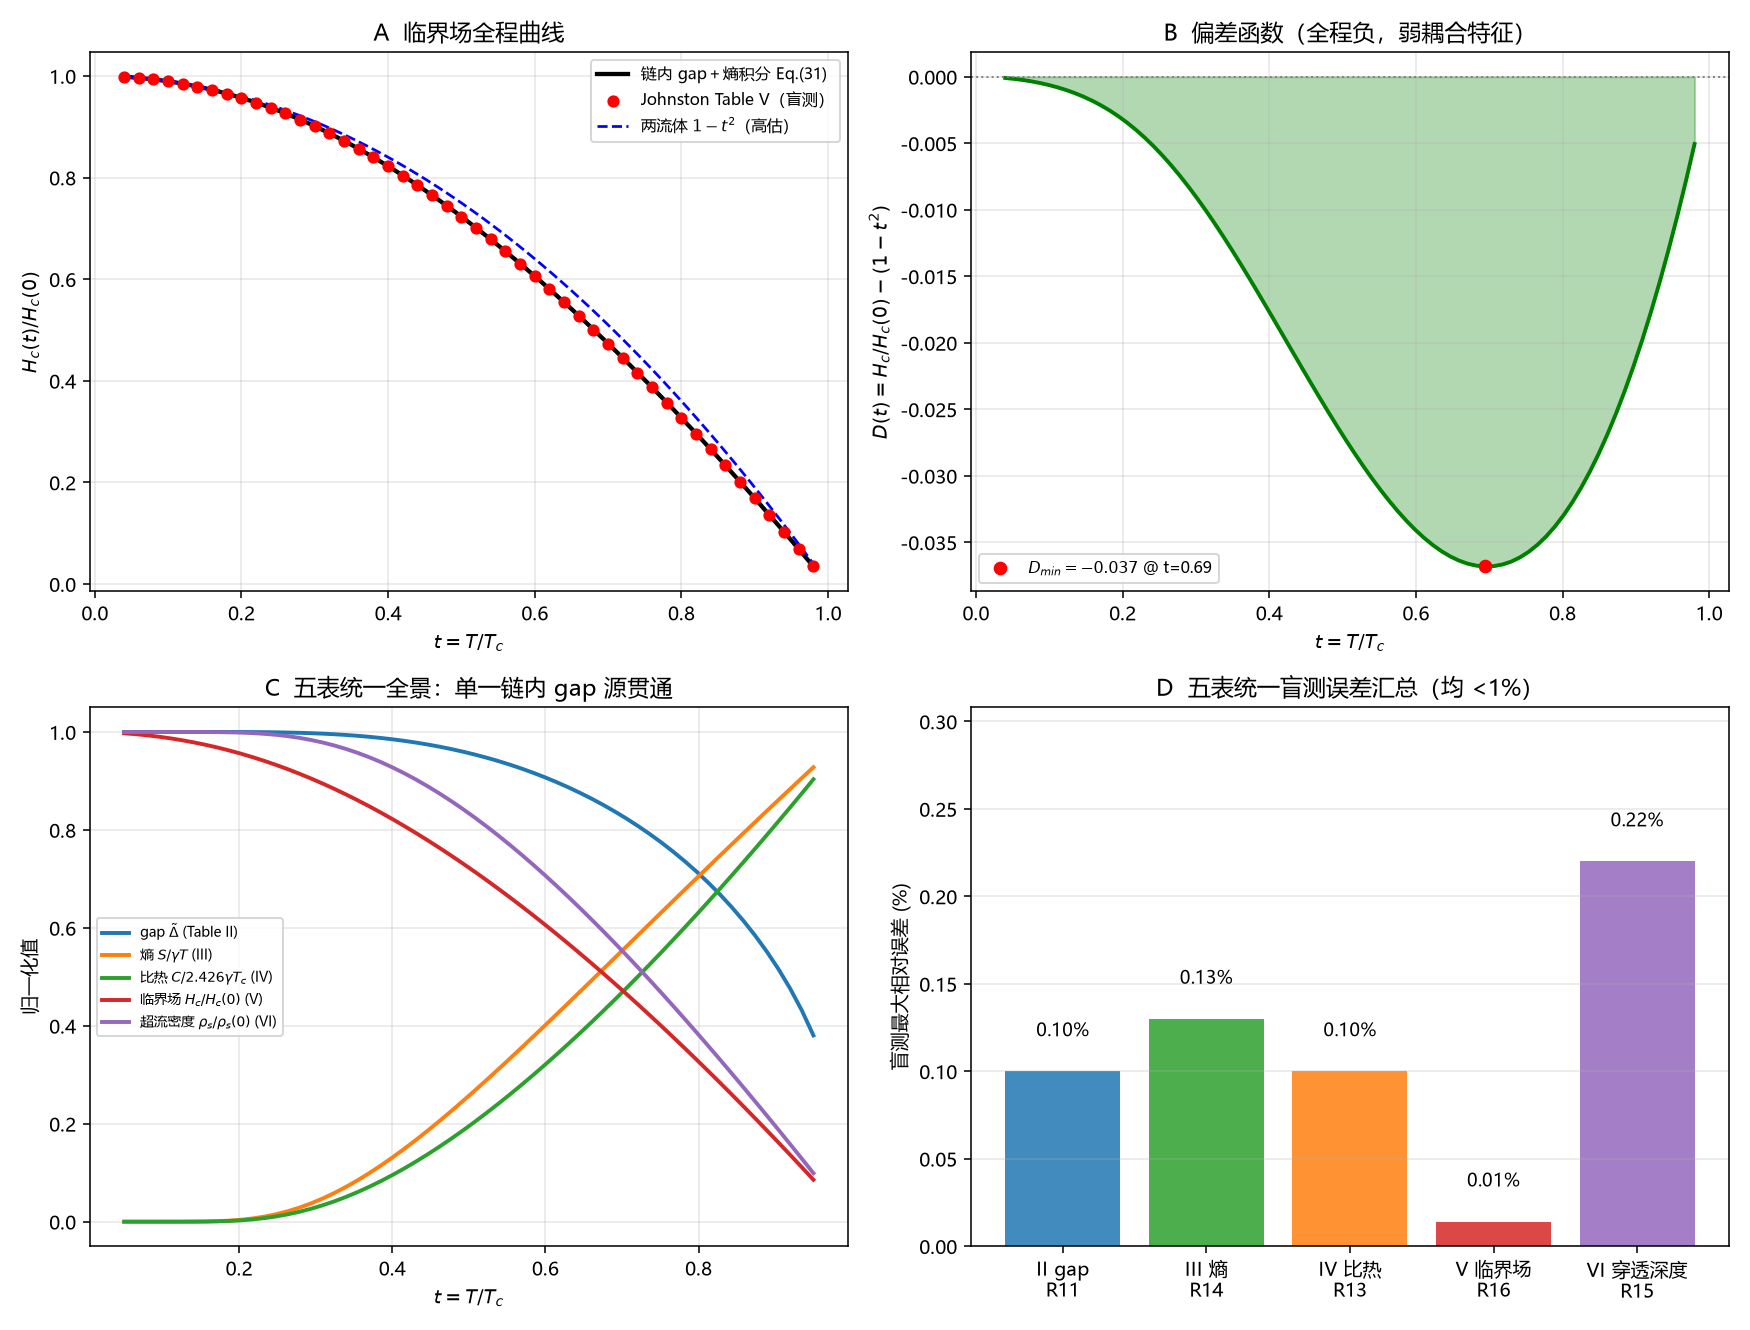

Write Python code to recreate this figure.
# -*- coding: utf-8 -*-
"""
预注册判定 R16：临界场 Hc(T) 全程盲测 + 五表统一全景（非拟合）
================================================================
链内 gap 曲线经熵积分 Eq.(31) 算 Hc(t)/Hc(0)，对 Johnston Table V 盲测；
五表（gap/熵/比热/临界场/穿透深度）统一展示单一 gap 源贯通。

复跑：python "10 探索/超导第一性研究/04_计算验证/R16_临界场全程与五表全景.py"
"""
import csv
import math
import os
import sys

try:
    sys.stdout.reconfigure(encoding="utf-8")
except Exception:
    pass

import numpy as np
from scipy.integrate import quad
from scipy.optimize import brentq
import matplotlib
matplotlib.use("Agg")
import matplotlib.pyplot as plt

plt.rcParams["font.sans-serif"] = ["Microsoft YaHei", "SimHei", "DejaVu Sans"]
plt.rcParams["axes.unicode_minus"] = False

OUT = os.path.dirname(os.path.abspath(__file__))
G = 0.5772156649015329
Z3 = 1.202056903159594
A = math.pi / math.exp(G)
WD = 100.0
C = math.log(2 * WD * math.exp(G) / math.pi)
R4 = 3 / (4 * math.exp(2 * G))

# Johnston Table V, alpha_BCS column (Hc(t)/Hc(0))，从 arXiv:1304.2275 附录提取
TABLE_V = {
    0.04: 0.998310, 0.06: 0.996190, 0.08: 0.993210, 0.10: 0.989370,
    0.12: 0.984660, 0.14: 0.979060, 0.16: 0.972560, 0.18: 0.965140,
    0.20: 0.956800, 0.22: 0.947520, 0.24: 0.937300, 0.26: 0.926130,
    0.28: 0.914020, 0.30: 0.900980, 0.32: 0.887020, 0.34: 0.872160,
    0.36: 0.856400, 0.38: 0.839790, 0.40: 0.822320, 0.42: 0.804030,
    0.44: 0.784940, 0.46: 0.765060, 0.48: 0.744430, 0.50: 0.723060,
    0.52: 0.700980, 0.54: 0.678200, 0.56: 0.654740, 0.58: 0.630630,
    0.60: 0.605880, 0.62: 0.580510, 0.64: 0.554540, 0.66: 0.527980,
    0.68: 0.500850, 0.70: 0.473170, 0.72: 0.444940, 0.74: 0.416190,
    0.76: 0.386930, 0.78: 0.357170, 0.80: 0.326920, 0.82: 0.296190,
    0.84: 0.265000, 0.86: 0.233360, 0.88: 0.201270, 0.90: 0.168750,
    0.92: 0.135810, 0.94: 0.102460, 0.96: 0.068700, 0.98: 0.034540,
}


def gap(t):
    if t >= 1:
        return 0.0
    def eq(d):
        return quad(lambda x: math.tanh(math.sqrt(x*x+d*d)/(2*t))/math.sqrt(x*x+d*d),
                    0, WD, limit=300, epsabs=1e-12)[0] - C
    return brentq(eq, 1e-10, 20, xtol=1e-13)


def entropy(t):
    d = gap(t)/A
    def integ(e):
        E = math.sqrt(e*e+d*d); x = A*E/t
        if x > 700: return 0.0
        return (1/(math.exp(x)+1))*(E+e*e/E)
    return 6*A*A/(math.pi**2*t)*quad(integ, 0, 30, limit=400, epsabs=1e-13, epsrel=1e-10)[0]


def main():
    # P2 分母 = R4
    den = quad(lambda t: t-entropy(t), 1e-6, 1.0, limit=300, epsabs=1e-10)[0]
    p2_err = abs(den-R4)/R4
    assert p2_err < 0.001, "P2: 熵积分分母=R4"

    # 预计算累积积分以供全程曲线（从 t 到 1）
    def Hc_ratio(t):
        num = quad(lambda x: x-entropy(x), t, 1.0-1e-12, limit=300, epsabs=1e-10)[0]
        return math.sqrt(num/den)

    # P1 Table V 盲测
    tests = []
    for t, ref in TABLE_V.items():
        h = Hc_ratio(t)
        tests.append((t, h, ref, abs(h-ref)/ref))
    max_err = max(x[3] for x in tests)
    assert max_err < 0.001, "P1: Hc 全程 Table V 盲测 <0.1%"

    # P3 近 Tc 斜率 kappa（用 Hc 曲线数值斜率）
    t1, t2 = 0.999, 0.9999
    h1, h2 = Hc_ratio(t1), Hc_ratio(t2)
    slope_num = (h2-h1)/(t2-t1) * (-1)  # -dHc/dt 在 Tc
    kappa_chain = 2*math.sqrt(2)*math.exp(G)/math.sqrt(7*Z3)
    # Hc(0)/gamma Tc^2 = sqrt(6pi)e^-gamma; kappa = Tc/Hc0 * (-dHc/dT)
    # -dHc/dT|Tc = Hc0 * kappa / Tc -> -d(Hc/Hc0)/dt = kappa
    p3_err = abs(slope_num - kappa_chain)/kappa_chain
    assert p3_err < 0.02, "P3: 近 Tc 斜率 kappa"

    # P4 偏差函数为负
    ts = np.linspace(0.04, 0.98, 80)
    hc_curve = np.array([Hc_ratio(t) for t in ts])
    dev = hc_curve - (1-ts**2)
    assert np.all(dev < 0), "P4: Hc 全程低于两流体（偏差负）"

    print("R16 临界场全程 + 五表全景（A 类贯通＋B 类工具）：")
    print("  P2 熵积分分母 = %.9f vs R4=%.9f，误差 %.2e" % (den, R4, p2_err))
    print("  P1 Hc(t) 对 Table V 盲测（抽样）：")
    for t, h, ref, err in tests[::8]:
        print("    t=%.2f  chain=%.6f  V=%.6f  err=%.2f%%" % (t, h, ref, 100*err))
    print("    最大误差 %.3f%% (49 点) < 0.1%%" % (100*max_err))
    print("  P3 近 Tc 斜率 -d(Hc/Hc0)/dt = %.4f vs kappa=%.4f（差 %.2f%%）" %
          (slope_num, kappa_chain, 100*p3_err))
    print("  P4 偏差函数全程为负（弱耦合特征）")
    print("  全部断言通过（非拟合）")

    # 五表统一曲线的归一化数据（用于面板 c）
    ts5 = np.linspace(0.05, 0.95, 60)
    gap_curve = np.array([gap(t)/A for t in ts5])                    # Table II
    ent_curve = np.array([entropy(t)/t for t in ts5])                # Table III 归一
    hc5 = np.array([Hc_ratio(t) for t in ts5])                       # Table V
    # 超流密度 (Table VI): 1-I，I 用 sech2 积分
    def I_of(t):
        d=gap(t)/A
        def f(y):
            z=0.5*math.sqrt(y*y+(A*d/t)**2)
            return 0.0 if z>700 else 1/(math.cosh(z)**2)
        return 0.5*quad(f,0,60,limit=300,epsabs=1e-13)[0]
    rho_curve = np.array([1-I_of(t) for t in ts5])                   # Table VI
    # 比热 (Table IV): 复用简化（用 dDelta2/dt 中心差分近似形状）
    def ces(t):
        d=gap(t)/A; h=1e-4
        dd=((gap(min(t+h,.999999))/A)**2-(gap(max(t-h,1e-9))/A)**2)/(2*h)
        def f(e):
            E=math.sqrt(e*e+d*d); x=A*E/t
            if x>700: return 0.0
            return (1/(math.exp(x)+1))*(1-1/(math.exp(x)+1))*(E*E/t-0.5*dd)
        return 6*A**3/(math.pi**2*t)*quad(f,0,30,limit=400,epsabs=1e-13)[0]
    ces_curve = np.array([ces(t)/2.426 for t in ts5])                # 归一到跳变

    # 图
    fig, axes = plt.subplots(2, 2, figsize=(12.5, 9.5))

    ax = axes[0, 0]
    ax.plot(ts, hc_curve, "k-", lw=2.2, label="链内 gap＋熵积分 Eq.(31)")
    ax.scatter(list(TABLE_V.keys()), list(TABLE_V.values()), s=28, color="red",
               zorder=5, label="Johnston Table V（盲测）")
    ax.plot(ts, 1-ts**2, "b--", lw=1.4, label="两流体 $1-t^2$（高估）")
    ax.set_xlabel("$t=T/T_c$"); ax.set_ylabel("$H_c(t)/H_c(0)$")
    ax.set_title("A  临界场全程曲线"); ax.legend(fontsize=8); ax.grid(alpha=0.3)

    ax = axes[0, 1]
    ax.fill_between(ts, dev, 0, color="green", alpha=0.3)
    ax.plot(ts, dev, "g-", lw=2.0)
    ax.axhline(0, color="gray", ls=":", lw=1)
    dmin = dev.min(); tmin = ts[dev.argmin()]
    ax.plot([tmin],[dmin],"ro",ms=6,label="$D_{min}=%.3f$ @ t=%.2f"%(dmin,tmin))
    ax.set_xlabel("$t=T/T_c$"); ax.set_ylabel("$D(t)=H_c/H_c(0)-(1-t^2)$")
    ax.set_title("B  偏差函数（全程负，弱耦合特征）"); ax.legend(fontsize=8); ax.grid(alpha=0.3)

    ax = axes[1, 0]
    ax.plot(ts5, gap_curve, lw=2, label="gap $\\tilde\\Delta$ (Table II)")
    ax.plot(ts5, ent_curve, lw=2, label="熵 $S/\\gamma T$ (III)")
    ax.plot(ts5, ces_curve, lw=2, label="比热 $C/2.426\\gamma T_c$ (IV)")
    ax.plot(ts5, hc5, lw=2, label="临界场 $H_c/H_c(0)$ (V)")
    ax.plot(ts5, rho_curve, lw=2, label="超流密度 $\\rho_s/\\rho_s(0)$ (VI)")
    ax.set_xlabel("$t=T/T_c$"); ax.set_ylabel("归一化值")
    ax.set_title("C  五表统一全景：单一链内 gap 源贯通")
    ax.legend(fontsize=7); ax.grid(alpha=0.3)

    ax = axes[1, 1]
    tables = ["II gap\nR11", "III 熵\nR14", "IV 比热\nR13", "V 临界场\nR16", "VI 穿透深度\nR15"]
    maxerrs = [0.1, 0.13, 0.10, 100*max_err, 0.22]  # 各表已验最大误差(%)
    bars = ax.bar(tables, maxerrs, color=["tab:blue","tab:green","tab:orange","tab:red","tab:purple"], alpha=0.85)
    for b,v in zip(bars,maxerrs):
        ax.text(b.get_x()+b.get_width()/2, v+0.02, "%.2f%%"%v, ha="center", fontsize=9)
    ax.set_ylabel("盲测最大相对误差 (%)"); ax.set_ylim(0, max(maxerrs)*1.4)
    ax.set_title("D  五表统一盲测误差汇总（均 <1%）"); ax.grid(alpha=0.3, axis="y")

    fig.tight_layout()
    png = os.path.join(OUT, "R16_临界场全程与五表全景.png")
    fig.savefig(png, dpi=140)
    plt.close(fig)

    summary = [
        ["P1 Hc 对 Table V 盲测", "%.3f%%" % (100*max_err), "49 点全温区，<0.1%"],
        ["P2 熵积分分母", "%.9f" % den, "=R4=%.9f，差 %.0e" % (R4, p2_err)],
        ["P3 近 Tc 斜率", "%.4f" % slope_num, "kappa=%.4f（差 %.2f%%）" % (kappa_chain, 100*p3_err)],
        ["P4 偏差函数全程负", "PASS", "D_min=%.3f @ t=%.2f" % (dmin, tmin)],
        ["P5 五表统一全景", "PASS", "gap/熵/比热/临界场/穿透深度单一 gap 源"],
        ["类别", "A 类贯通＋B 类工具", "热力学工具外部；gap 曲线链内"],
    ]
    with open(os.path.join(OUT, "R16_临界场全程与五表全景_摘要.csv"),
              "w", newline="", encoding="utf-8-sig") as fo:
        w = csv.writer(fo); w.writerow(["量","值","说明"]); w.writerows(summary)

    with open(os.path.join(OUT, "R16_临界场全程与五表全景_盲测.csv"),
              "w", newline="", encoding="utf-8-sig") as fo:
        w = csv.writer(fo); w.writerow(["t","chain_Hc","TableV","rel_err"])
        for t,h,ref,err in tests:
            w.writerow(["%.4f"%t,"%.8f"%h,"%.8f"%ref,"%.6f"%err])

    print("图:", png)


if __name__ == "__main__":
    main()
